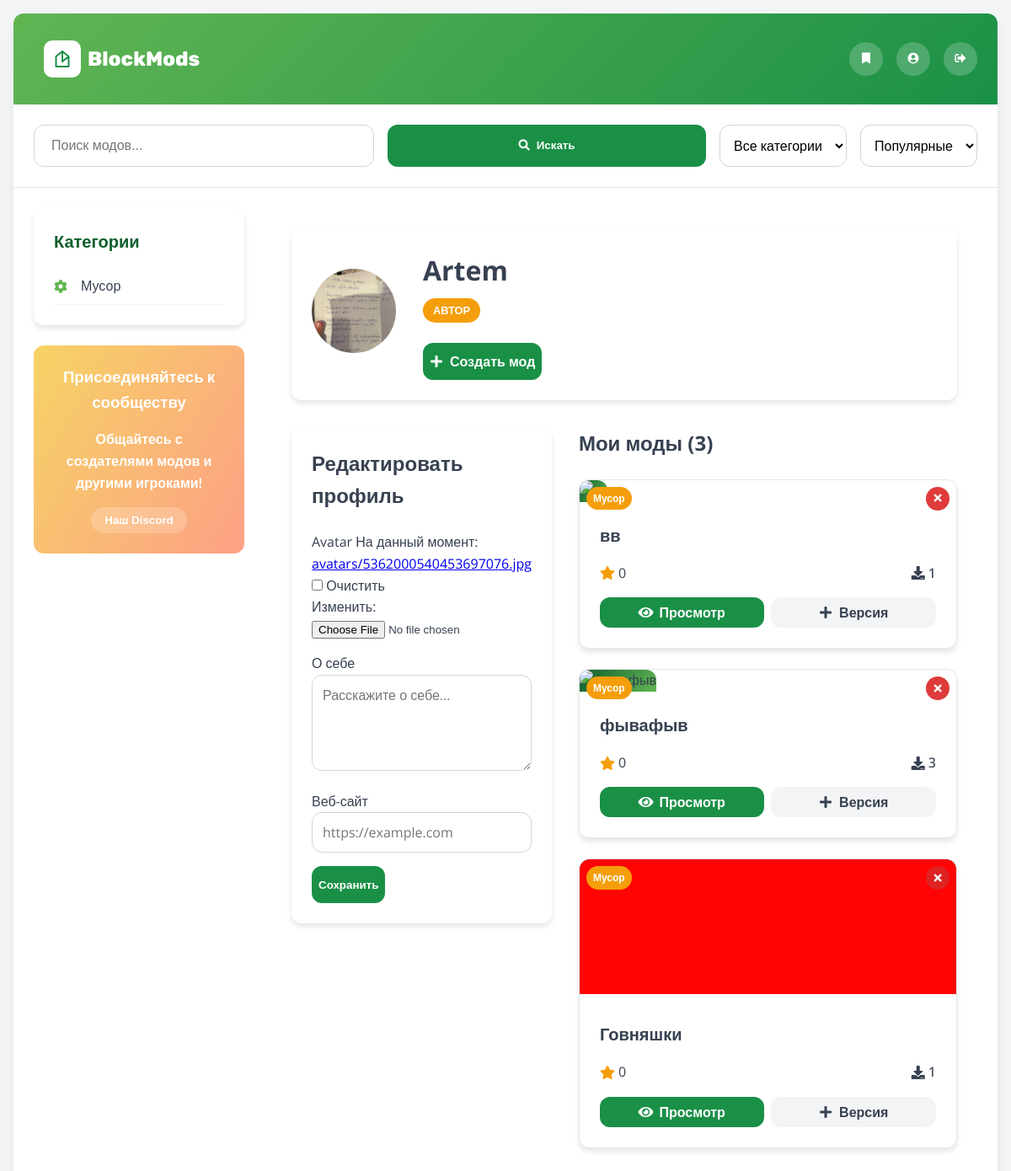
The page /profile/ (signed in) on the database as committed earlier.
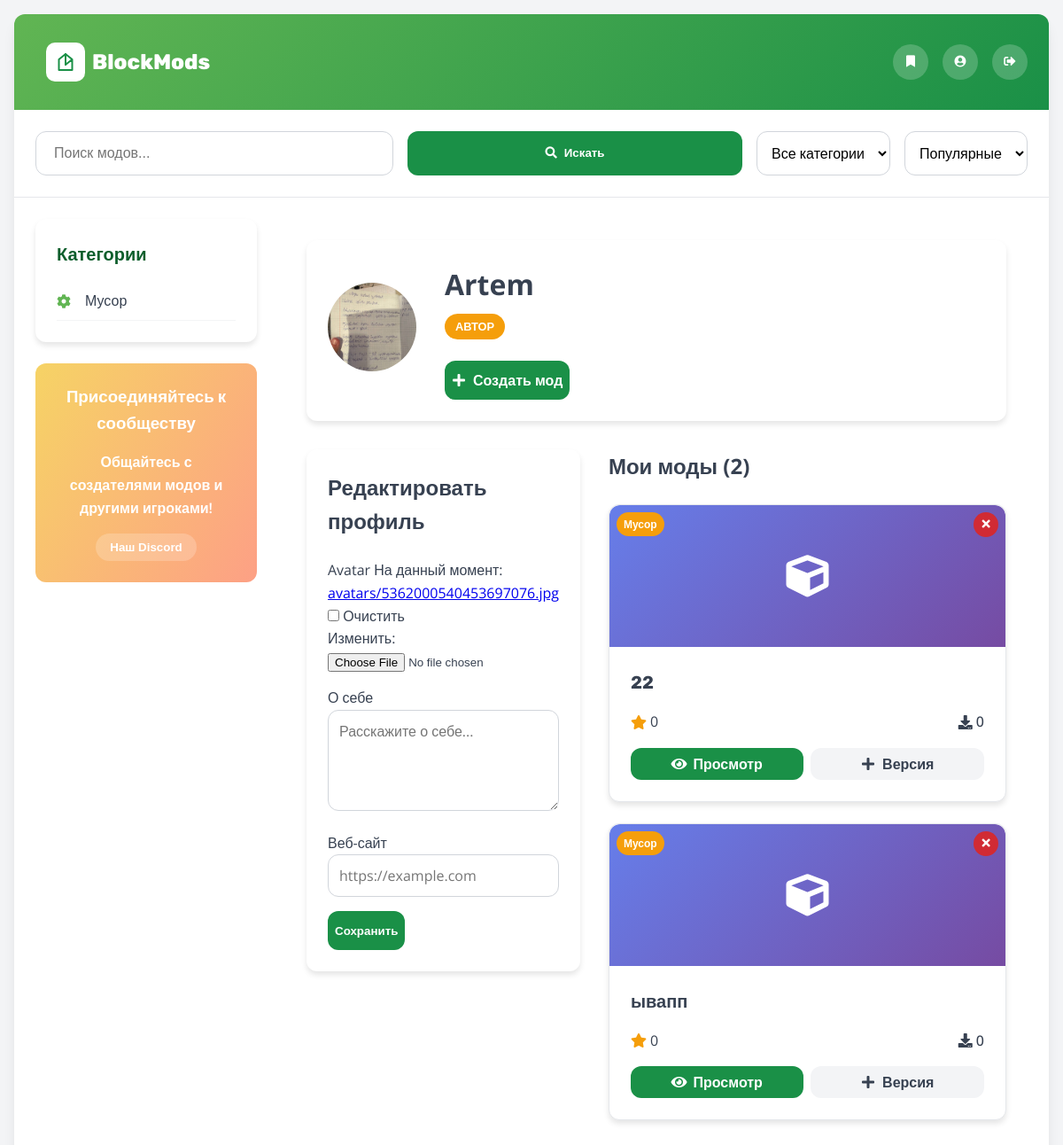
The same page on the database as committed later.
### mscar_app/models.py (models this page shows, shortened)
class Category(models.Model):
    name = models.CharField(max_length=100)
    class Meta:
        verbose_name = 'Категория'
        verbose_name_plural = 'Категории'

class UserProfile(models.Model):
    USER = 'user'
    AUTHOR = 'author'
    ROLE_CHOICES = [
        (USER, 'Обычный пользователь'),
        (AUTHOR, 'Автор'),
    ]
    user = models.OneToOneField(User, on_delete=models.CASCADE)
    role = models.CharField(max_length=10, choices=ROLE_CHOICES, default=USER)
    avatar = models.ImageField(upload_to='avatars/', null=True, blank=True)
    bio = models.TextField(blank=True, verbose_name="О себе")
    website = models.URLField(blank=True, verbose_name="Веб-сайт")
    class Meta:
        verbose_name = 'Профиль пользователя'
        verbose_name_plural = 'Профили пользователей'

class Mod(models.Model):
    title = models.CharField(max_length=200, verbose_name="Название")
    description = models.TextField(verbose_name="Описание")
    current_version = models.CharField(max_length=20, verbose_name="Текущая версия")
    category = models.ForeignKey(Category, on_delete=models.CASCADE, verbose_name="Категория")
    author = models.ForeignKey(User, on_delete=models.CASCADE, verbose_name="Автор")
    downloads = models.PositiveIntegerField(default=0, verbose_name="Скачивания")
    image = models.ImageField(upload_to=mod_image_path, null=True, blank=True, verbose_name="Изображение")
    created_at = models.DateTimeField(auto_now_add=True, verbose_name="Дата создания")
    updated_at = models.DateTimeField(auto_now=True, verbose_name="Дата обновления")
    is_approved = models.BooleanField(default=False, verbose_name="Одобрен")
    class Meta:
        verbose_name = 'Мод'
        verbose_name_plural = 'Моды'
        ordering = ['-created_at']
    @property
    def average_rating(self):
        reviews = self.review_set.all()
        if reviews:
            return round(sum(review.rating for review in reviews) / len(reviews), 1)
        return 0

### mscar_app/views.py (the view)
# urls.py: path('profile/', views.profile, name='profile'),
@login_required
def profile(request):
    user_profile = request.user.userprofile
    user_mods = Mod.objects.filter(author=request.user)
    if request.method == 'POST':
        form = UserProfileForm(request.POST, request.FILES, instance=user_profile)
        if form.is_valid():
            form.save()
            messages.success(request, 'Профиль успешно обновлен!')
            return redirect('mscar_app:profile')
    else:
        form = UserProfileForm(instance=user_profile)
    context = {
        'form': form,
        'user_mods': user_mods,
        'user_profile': user_profile,
    }
    return render(request, 'mscar_app/profile.html', context)

### mscar_app/forms.py
class UserProfileForm(forms.ModelForm):
    class Meta:
        model = UserProfile
        fields = ['avatar', 'bio', 'website']
        widgets = {
            'bio': forms.Textarea(attrs={
                'class': 'form-textarea',
                'placeholder': 'Расскажите о себе...',
                'rows': 4
            }),
            'website': forms.URLInput(attrs={
                'class': 'form-input',
                'placeholder': 'https://example.com'
            }),
        }

### mscar_app/context_processors.py (called while the page is built)
def categories(request):
    return {
        'categories': Category.objects.all()
    }

### mscar_app/templates/mscar_app/profile.html (shortened to what this page needs)
{% extends "mscar_app/base.html" %}
{% load static %}
{% block content %}
<div class="profile-container">
    <div class="profile-header">
        <div class="profile-avatar">
            {% if user_profile.avatar %}
            <img src="{{ user_profile.avatar.url }}" alt="Аватар">
            {% else %}
            <div class="avatar-placeholder">
                <i class="fas fa-user fa-2x"></i>
            </div>
            {% endif %}
        </div>
        <div class="profile-info">
            <h1>{{ user.username }}</h1>
            <span class="user-role {{ user_profile.role }}">
                {{ user_profile.get_role_display }}
            </span>
            <div class="profile-actions">
                <a href="{% url 'mscar_app:create_mod' %}" class="action-btn primary-btn">
                    <i class="fas fa-plus"></i> Создать мод
                </a>
            </div>
        </div>
    </div>
    <div class="profile-content">
        <div class="profile-form">
            <h2>Редактировать профиль</h2>
            <form method="post" enctype="multipart/form-data">
                {% for field in form %}
                <div class="form-group">
                    <label for="{{ field.id_for_label }}">{{ field.label }}</label>
                    {{ field }}
                </div>
                {% endfor %}
                <button type="submit" class="action-btn primary-btn">Сохранить</button>
            </form>
        </div>
        <div class="user-mods">
            <h2>Мои моды ({{ user_mods|length }})</h2>
            {% if user_mods %}
            <div class="mods-grid">
                {% for mod in user_mods %}
                <div class="mod-card" id="modCard-{{ mod.id }}">
                    <div class="mod-header">
                        {% if mod.image %}
                        <img src="{{ mod.image.url }}" alt="{{ mod.title }}" class="mod-image">
                        {% else %}
                        <div class="mod-image-placeholder">
                            <i class="fas fa-cube fa-3x"></i>
                        </div>
                        {% endif %}
                        <span class="mod-badge mod-badge-left">{{ mod.category.name }}</span>
                        <button class="delete-mod-btn" onclick="confirmDeleteMod({{ mod.id }})" title="Удалить мод">
                            <i class="fas fa-times"></i>
                        </button>
                    </div>
                    <div class="mod-content">
                        <h3 class="mod-title">{{ mod.title }}</h3>
                        <div class="mod-stats">
                            <div class="rating">
                                <i class="fas fa-star star-icon"></i>
                                <span>{{ mod.average_rating }}</span>
                            </div>
                            <div class="downloads">
                                <i class="fas fa-download"></i>
                                <span>{{ mod.downloads }}</span>
                            </div>
                        </div>
                        <div class="mod-actions">
                            <a href="{% url 'mscar_app:mod_detail' mod.id %}" class="action-btn primary-btn">
                                <i class="fas fa-eye"></i> Просмотр
                            </a>
                            <a href="{% url 'mscar_app:add_version' mod.id %}" class="action-btn secondary-btn">
                                <i class="fas fa-plus"></i> Версия
                            </a>
                        </div>
                    </div>
                </div>
                {% endfor %}
            </div>
            {% endif %}
        </div>
    </div>
</div>
{% endblock %}

### mscar_app/templates/mscar_app/base.html (shortened to what this page needs)
<!DOCTYPE html>
{% load static %}
<html lang="ru">
<head>
    <link rel="stylesheet" href="https://cdnjs.cloudflare.com/ajax/libs/font-awesome/5.15.4/css/all.min.css">
    <link rel="stylesheet" href="{% static 'css/style.css' %}">
</head>
<body class="{% if user.is_authenticated %}logged-in{% else %}logged-out{% endif %}">
    <div class="page-container">
        <div class="header">
            <div class="logo" onclick="location.href='{% url 'mscar_app:mod_list' %}'" style="cursor: pointer;">
                <div class="logo-icon">
                </div>
                <h1 class="logo-text">BlockMods</h1>
            </div>
            <div class="user-controls">
                {% if user.is_authenticated %}
                    <button class="icon-btn" onclick="location.href='{% url 'mscar_app:bookmarks' %}'" title="Закладки">
                        <i class="fas fa-bookmark"></i>
                    </button>
                    <button class="icon-btn" onclick="location.href='{% url 'mscar_app:profile' %}'" title="Профиль">
                        <i class="fas fa-user-circle"></i>
                    </button>
                    <form method="post" action="{% url 'mscar_app:logout' %}" style="display: inline;">
                        <button type="submit" class="icon-btn" title="Выйти">
                            <i class="fas fa-sign-out-alt"></i>
                        </button>
                    </form>
                {% endif %}
            </div>
        </div>
        <div class="search-section">
            <div class="search-box">
                <form method="GET" action="{% url 'mscar_app:mod_list' %}" class="search-form">
                    <input type="text" class="search-input" name="q" placeholder="Поиск модов..." value="{{ request.GET.q }}">
                    <button type="submit" class="action-btn primary-btn">
                        <i class="fas fa-search"></i> Искать
                    </button>
                    <select class="filter-select" name="category">
                        <option value="">Все категории</option>
                    </select>
                    <select class="filter-select" name="sort">
                        <option value="popular">Популярные</option>
                    </select>
                </form>
            </div>
        </div>
        <div class="main-content">
            {% block sidebar %}
            <div class="sidebar">
                <div class="category-card">
                    <h2 class="category-title">Категории</h2>
                    <ul class="category-list">
                        {% for category in categories %}
                        <li class="category-item">
                            <div class="category-icon">
                                <i class="fas fa-cog"></i>
                            </div>
                            <a href="{% url 'mscar_app:mod_list' %}?category={{ category.id }}">{{ category.name }}</a>
                        </li>
                        {% endfor %}
                    </ul>
                </div>
                <div class="community-card">
                    <h3 class="community-title">Присоединяйтесь к сообществу</h3>
                    <p>Общайтесь с создателями модов и другими игроками!</p>
                    <button class="community-btn">Наш Discord</button>
                </div>
            </div>
            {% endblock %}
            {% block content %}
            {% endblock %}
        </div>
    </div>
</body>
</html>

Rows that differ between the two databases and show on the page:
removed Mod: category.name "Мусор", title "вв", average_rating "0", downloads "1"
removed Mod: category.name "Мусор", title "фывафыв", average_rating "0", downloads "3"
removed Mod: image (picture), category.name "Мусор", title "Говняшки", average_rating "0", downloads "1"
added Mod: category.name "Мусор", title "22", average_rating "0", downloads "0"
added Mod: category.name "Мусор", title "ывапп", average_rating "0", downloads "0"
Other text that changed with them:
{{ user_mods|length }}: "3" → "2"
